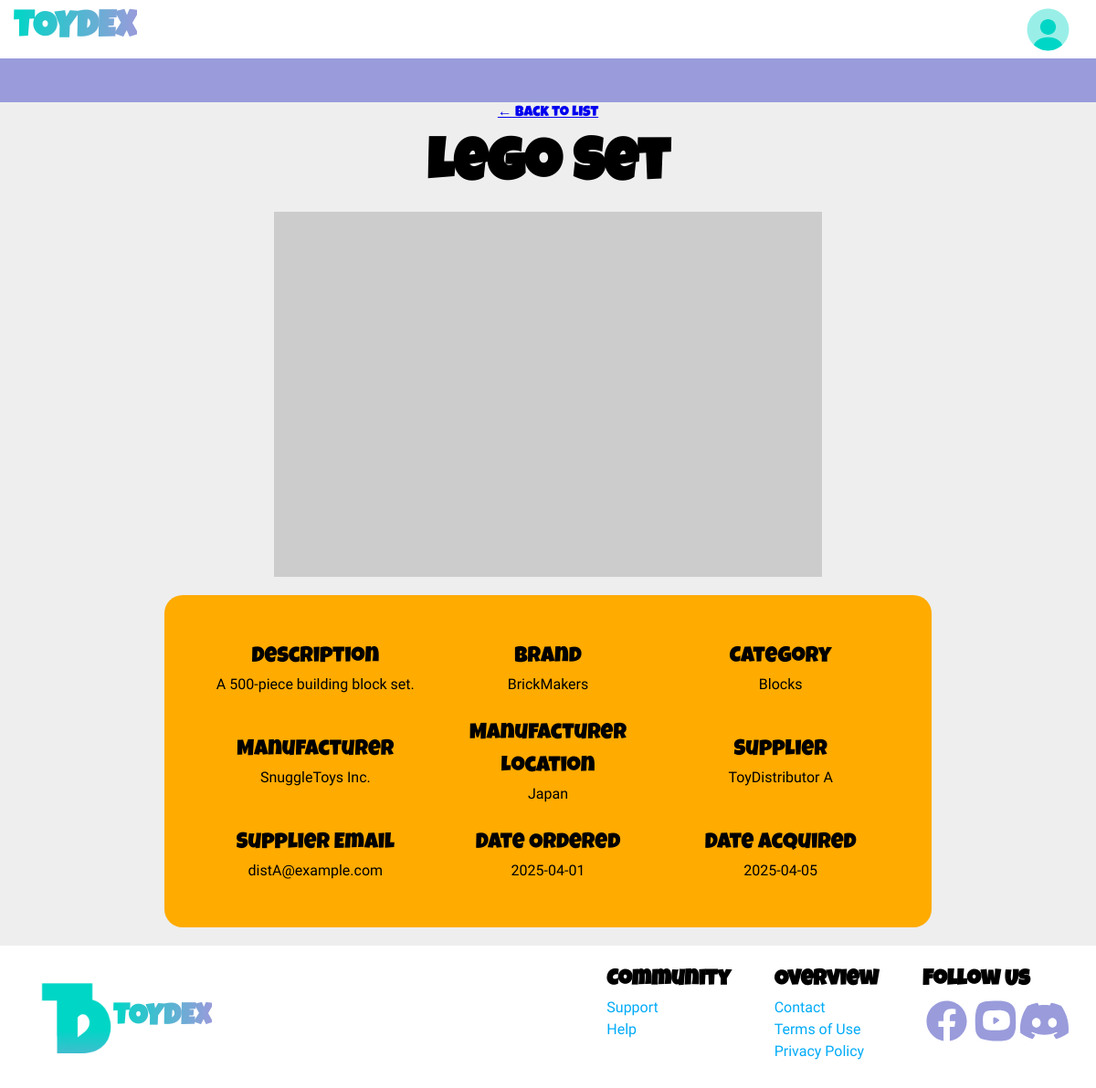
The page /viewItem.php?item_id=2 on the database its author committed.
### tables this page shows
CREATE TABLE `toyitem` (
  `item_id` int(11) NOT NULL,
  `name` varchar(100) NOT NULL,
  `description` text DEFAULT NULL,
  `brand` varchar(100) DEFAULT NULL,
  `category` varchar(100) DEFAULT NULL
);

CREATE TABLE `manufacturer` (
  `manufacturer_id` int(11) NOT NULL,
  `manufacturer_name` varchar(100) NOT NULL,
  `location` varchar(100) NOT NULL
);

CREATE TABLE `supplier` (
  `supplier_id` int(11) NOT NULL,
  `supplier_name` varchar(100) NOT NULL,
  `email` varchar(100) DEFAULT NULL
);

CREATE TABLE `purchaseathrough` (
  `item_id` int(11) NOT NULL,
  `supplier_id` int(11) NOT NULL,
  `date_ordered` date DEFAULT NULL,
  `date_acquired` date DEFAULT NULL
);

### viewItem.php (the view, shortened to what this page needs)
<?php
include 'DBConnector.php';
    $item_id = (int) $_GET['item_id'];
    $sql = "SELECT * FROM has, manufacturer, manufactures, provides, purchaseathrough, supplier, toyimage, toyitem WHERE toyitem.item_id = ?";
    $stmt = $conn->prepare($sql);
    $stmt->bind_param("i", $item_id);
    $stmt->execute();
    $result = $stmt->get_result();
    $row = $result->fetch_assoc();
?>
        <!DOCTYPE html>
        <html lang="en">
        <head>
            <link rel="stylesheet" href="styles.css">
        </head>
        <body>
            <section class="home">
                <header>
                    <div class="main-header">
                        <h1 class="toydex-logo">TOYDEX</h1>
                        <nav>
                            <ul>
                                <li><a href="#"><img src="images/profile-circle-svgrepo-com.svg" alt="view"></a></li>
                            </ul>
                        </nav>
                    </div>
                    <div class="divider"></div>
                </header>
            <div class="view-container">
                <a href="home.php">← Back to List</a>
                <div class=details-header>
                    <h1><?= htmlspecialchars($row['name']) ?></h1>
                    <img src="<?= htmlspecialchars($row['image_url']) ?>" alt="<?= htmlspecialchars($row['name']) ?>">
                </div>
                <div class="details">
                    <div class="detail1">
                        <label>Description</label>
                        <p><?= nl2br(htmlspecialchars($row['description'])) ?></p>
                    </div>
                    <div class="detail2">
                        <label>Brand</label>
                        <p><?= htmlspecialchars($row['brand']) ?></p>
                    </div>
                    <div class="detail3">
                        <label>Category</label>
                        <p><?= htmlspecialchars($row['category']) ?></p>
                    </div>
                    <div class="detail4">
                        <label>Manufacturer</label>
                        <p><?=htmlspecialchars($row['manufacturer_name']) ?></p>
                    </div>
                    <div class="detail5">
                        <label>Manufacturer Location</label>
                        <p><?=htmlspecialchars($row['location']) ?></p>
                    </div>
                    <div class="detail7">
                        <label>Supplier</label>
                        <p><?=htmlspecialchars($row['supplier_name']) ?></p>
                    </div>
                    <div class="detail8">
                        <label>Supplier Email</label>
                        <p><?=htmlspecialchars($row['email']) ?></p>
                    </div>
                    <div class="detail9">
                        <label>Date Ordered</label>
                        <p><?=htmlspecialchars($row['date_ordered']) ?></p>
                    </div>
                    <div class="detail10">
                        <label>Date Acquired</label>
                        <p><?=htmlspecialchars($row['date_acquired']) ?></p>
                    </div>
                </div>
            </section>
            <footer>
                <div class="logo">
                    <img src="images/logo.png">
                    <h1>TOYDEX</h1>
                </div>
                <div class="labels">
                    <div class="label">
                        <h2>Community</h2>
                        <a href="#">Support</a>
                        <a href="#">Help</a>
                    </div>
                    <div class="label">
                        <h2>Overview</h2>
                        <a href="#">Contact</a>
                        <a href="#">Terms of Use</a>
                        <a href="#">Privacy Policy</a>
                    </div>
                    <div class="label">
                        <h2>Follow Us</h2>
                        <div class="icons">
                            <a href="#"><img src="images/facebook-svgrepo-com.svg"></a>
                            <a href="#"><img src="images/youtube-svgrepo-com.svg"></a>
                            <a href="#"><img src="images/discord-fill-svgrepo-com.svg"></a>
                        </div>
                    </div>
                </div>
            </footer>
        </body>
        </html>

### styles.css (style rules this page uses)
*, *::before, *::after { box-sizing: border-box; }
* { margin: 0; }
@media (prefers-reduced-motion: no-preference) { html { interpolate-size: allow-keywords; } }
body { line-height: 1.5; -webkit-font-smoothing: antialiased; }
img, picture, video, canvas, svg { display: block; max-width: 100%; }
p, h1, h2, h3, h4, h5, h6 { overflow-wrap: break-word; }
p { text-wrap: pretty; }
h1, h2, h3, h4, h5, h6 { text-wrap: balance; }
:root { --purple: #999BDB; --green: #00D6C6; --dark-green: #00a99e; --pink: #FF618C; --blue: #00ABF8; --yellow: #FFAB00; --orange: #FF7358; --black: #000000; --grey: #BBBBBB; --light-grey: #EEEEEE; }
body { font-family: "Luckiest Guy", cursive; margin: 0; }
header { display: flex; flex-direction: column; position: sticky; top: 0; z-index: 10; }
.home header .main-header { display: flex; justify-content: space-between; padding: 20px 15px 20px 15px; top: 0; height: 4rem; align-items: center; background-color: white; }
.home header .main-header h1 { background: linear-gradient(to right, var(--green), var(--purple)); -webkit-background-clip: text; background-clip: text; color: transparent; font-size: 2.5rem; }
.home header .main-header nav { display: flex; list-style: none; justify-content: space-between; top: 0; }
.home header .main-header nav ul { display: flex; list-style: none; gap: 0.5rem; margin: 0; overflow: hidden; padding: 10px; }
.home header .main-header nav ul li { transition: .3s ease; }
.home header .main-header nav ul li a { display: block; text-decoration: none; }
.home header .main-header nav ul li a img { width: 55px; height: 55px; }
.home header .divider { height: 3rem; background-color: var(--purple); }
.view-container { display: flex; flex-direction: column; align-items: center; justify-content: center; background-color: var(--light-grey); }
.view-container .details-header { width: 50%; }
.view-container .details-header h1 { font-size: 4rem; text-align: center; }
.view-container .details { background-color: var(--yellow); width: 70%; border-radius: 20px; padding: 50px; margin: 20px; display: grid; grid-template-columns: repeat(3, 1fr); gap: 1.5rem; align-items: center; text-align: center; }
.view-container .details label { font-size: 1.5rem; }
.view-container .details p { font-family: Manjari; }
footer { display: flex; padding: 20px; justify-content: space-between; height: 20vh; flex-direction: row; }
footer .logo { display: flex; align-items: center; padding: 1.5rem; }
footer .logo img { width: 80px; }
footer .logo h1 { background: linear-gradient(to right, var(--green), var(--purple)); -webkit-background-clip: text; background-clip: text; color: transparent; font-size: 2rem; }
footer .labels { display: flex; gap: 3rem; padding-right: 10px; }
footer .labels .label { display: flex; flex-direction: column; }
footer .labels .label a { font-family: Manjari, sans-serif; color: var(--blue); text-decoration: none; }
footer .labels .label .icons { display: flex; }
footer .labels .label .icons { width: 10rem; }

### rows shown on the page
toyitem: name "Lego Set", description "A 500-piece building block set.", brand "BrickMakers", category "Blocks"
manufacturer: manufacturer_name "SnuggleToys Inc.", location "Japan"
supplier: supplier_name "ToyDistributor A", email "distA@example.com"
purchaseathrough: date_ordered "2025-04-01", date_acquired "2025-04-05"
